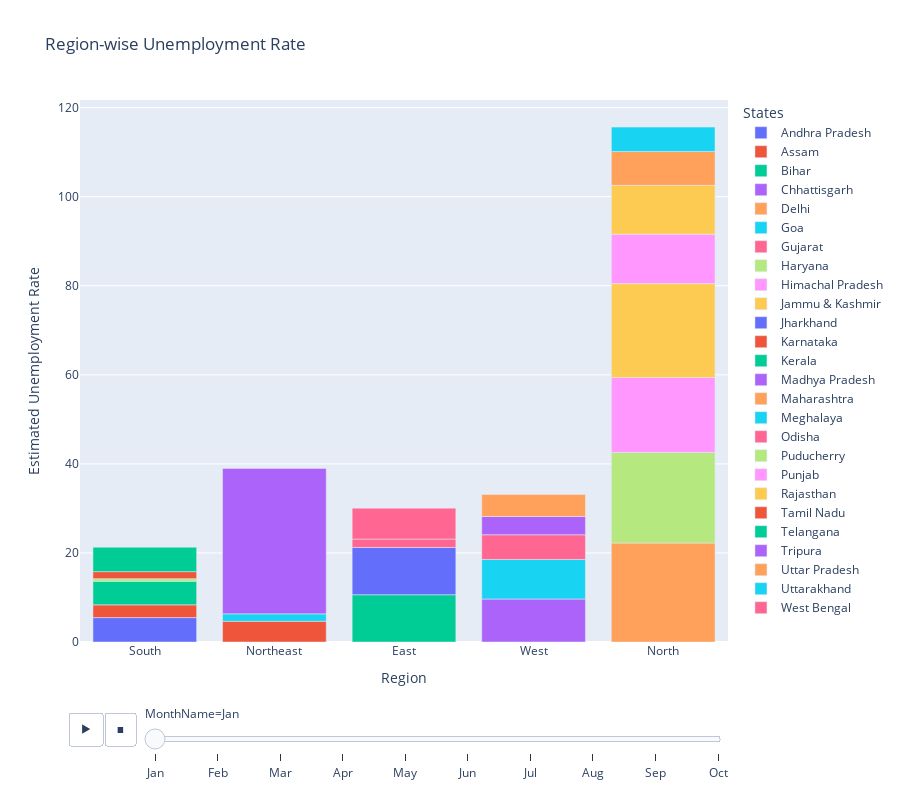

Source (notebook cell):
### Code cell
#plotting a "Bar-plot" to find the "unemployment rate" for each "Region" month-wise
fig = px.bar(df, 
             x='Region',
             y='Estimated Unemployment Rate',
             animation_frame = 'MonthName',
             color='States',
             title='Region-wise Unemployment Rate',
             height=800)

fig.layout.updatemenus[0].buttons[0].args[1]["frame"]["duration"] = 1500

fig.show()

### Figure 1 — Plotly figure (JSON) as saved in the notebook; plotly's stock layout.template omitted (floating-point values rounded to 4 significant figures)
{"data": [{"hovertemplate": "States=Andhra Pradesh<br>MonthName=Jan<br>Region=%{x}<br>Estimated Unemployment Rate=%{y}<extra></extra>", "legendgroup": "Andhra Pradesh", "marker": {"color": "#636efa", "pattern": {"shape": ""}}, "name": "Andhra Pradesh", "orientation": "v", "showlegend": true, "textposition": "auto", "type": "bar", "x": ["South"], "xaxis": "x", "y": [5.48], "yaxis": "y"}, {"hovertemplate": "States=Assam<br>MonthName=Jan<br>Region=%{x}<br>Estimated Unemployment Rate=%{y}<extra></extra>", "legendgroup": "Assam", "marker": {"color": "#EF553B", "pattern": {"shape": ""}}, "name": "Assam", "orientation": "v", "showlegend": true, "textposition": "auto", "type": "bar", "x": ["Northeast"], "xaxis": "x", "y": [4.66], "yaxis": "y"}, {"hovertemplate": "States=Bihar<br>MonthName=Jan<br>Region=%{x}<br>Estimated Unemployment Rate=%{y}<extra></extra>", "legendgroup": "Bihar", "marker": {"color": "#00cc96", "pattern": {"shape": ""}}, "name": "Bihar", "orientation": "v", "showlegend": true, "textposition": "auto", "type": "bar", "x": ["East"], "xaxis": "x", "y": [10.61], "yaxis": "y"}, {"hovertemplate": "States=Chhattisgarh<br>MonthName=Jan<br>Region=%{x}<br>Estimated Unemployment Rate=%{y}<extra></extra>", "legendgroup": "Chhattisgarh", "marker": {"color": "#ab63fa", "pattern": {"shape": ""}}, "name": "Chhattisgarh", "orientation": "v", "showlegend": true, "textposition": "auto", "type": "bar", "x": ["West"], "xaxis": "x", "y": [9.65], "yaxis": "y"}, {"hovertemplate": "States=Delhi<br>MonthName=Jan<br>Region=%{x}<br>Estimated Unemployment Rate=%{y}<extra></extra>", "legendgroup": "Delhi", "marker": {"color": "#FFA15A", "pattern": {"shape": ""}}, "name": "Delhi", "orientation": "v", "showlegend": true, "textposition": "auto", "type": "bar", "x": ["North"], "xaxis": "x", "y": [22.23], "yaxis": "y"}, {"hovertemplate": "States=Goa<br>MonthName=Jan<br>Region=%{x}<br>Estimated Unemployment Rate=%{y}<extra></extra>", "legendgroup": "Goa", "marker": {"color": "#19d3f3", "pattern": {"shape": ""}}, "name": "Goa", "orientation": "v", "showlegend": true, "textposition": "auto", "type": "bar", "x": ["West"], "xaxis": "x", "y": [8.89], "yaxis": "y"}, {"hovertemplate": "States=Gujarat<br>MonthName=Jan<br>Region=%{x}<br>Estimated Unemployment Rate=%{y}<extra></extra>", "legendgroup": "Gujarat", "marker": {"color": "#FF6692", "pattern": {"shape": ""}}, "name": "Gujarat", "orientation": "v", "showlegend": true, "textposition": "auto", "type": "bar", "x": ["West"], "xaxis": "x", "y": [5.54], "yaxis": "y"}, {"hovertemplate": "States=Haryana<br>MonthName=Jan<br>Region=%{x}<br>Estimated Unemployment Rate=%{y}<extra></extra>", "legendgroup": "Haryana", "marker": {"color": "#B6E880", "pattern": {"shape": ""}}, "name": "Haryana", "orientation": "v", "showlegend": true, "textposition": "auto", "type": "bar", "x": ["North"], "xaxis": "x", "y": [20.34], "yaxis": "y"}, {"hovertemplate": "States=Himachal Pradesh<br>MonthName=Jan<br>Region=%{x}<br>Estimated Unemployment Rate=%{y}<extra></extra>", "legendgroup": "Himachal Pradesh", "marker": {"color": "#FF97FF", "pattern": {"shape": ""}}, "name": "Himachal Pradesh", "orientation": "v", "showlegend": true, "textposition": "auto", "type": "bar", "x": ["North"], "xaxis": "x", "y": [16.83], "yaxis": "y"}, {"hovertemplate": "States=Jammu & Kashmir<br>MonthName=Jan<br>Region=%{x}<br>Estimated Unemployment Rate=%{y}<extra></extra>", "legendgroup": "Jammu & Kashmir", "marker": {"color": "#FECB52", "pattern": {"shape": ""}}, "name": "Jammu & Kashmir", "orientation": "v", "showlegend": true, "textposition": "auto", "type": "bar", "x": ["North"], "xaxis": "x", "y": [21.08], "yaxis": "y"}, {"hovertemplate": "States=Jharkhand<br>MonthName=Jan<br>Region=%{x}<br>Estimated Unemployment Rate=%{y}<extra></extra>", "legendgroup": "Jharkhand", "marker": {"color": "#636efa", "pattern": {"shape": ""}}, "name": "Jharkhand", "orientation": "v", "showlegend": true, "textposition": "auto", "type": "bar", "x": ["East"], "xaxis": "x", "y": [10.61], "yaxis": "y"}, {"hovertemplate": "States=Karnataka<br>MonthName=Jan<br>Region=%{x}<br>Estimated Unemployment Rate=%{y}<extra></extra>", "legendgroup": "Karnataka", "marker": {"color": "#EF553B", "pattern": {"shape": ""}}, "name": "Karnataka", "orientation": "v", "showlegend": true, "textposition": "auto", "type": "bar", "x": ["South"], "xaxis": "x", "y": [2.86], "yaxis": "y"}, {"hovertemplate": "States=Kerala<br>MonthName=Jan<br>Region=%{x}<br>Estimated Unemployment Rate=%{y}<extra></extra>", "legendgroup": "Kerala", "marker": {"color": "#00cc96", "pattern": {"shape": ""}}, "name": "Kerala", "orientation": "v", "showlegend": true, "textposition": "auto", "type": "bar", "x": ["South"], "xaxis": "x", "y": [5.31], "yaxis": "y"}, {"hovertemplate": "States=Madhya Pradesh<br>MonthName=Jan<br>Region=%{x}<br>Estimated Unemployment Rate=%{y}<extra></extra>", "legendgroup": "Madhya Pradesh", "marker": {"color": "#ab63fa", "pattern": {"shape": ""}}, "name": "Madhya Pradesh", "orientation": "v", "showlegend": true, "textposition": "auto", "type": "bar", "x": ["West"], "xaxis": "x", "y": [4.11], "yaxis": "y"}, {"hovertemplate": "States=Maharashtra<br>MonthName=Jan<br>Region=%{x}<br>Estimated Unemployment Rate=%{y}<extra></extra>", "legendgroup": "Maharashtra", "marker": {"color": "#FFA15A", "pattern": {"shape": ""}}, "name": "Maharashtra", "orientation": "v", "showlegend": true, "textposition": "auto", "type": "bar", "x": ["West"], "xaxis": "x", "y": [4.95], "yaxis": "y"}, {"hovertemplate": "States=Meghalaya<br>MonthName=Jan<br>Region=%{x}<br>Estimated Unemployment Rate=%{y}<extra></extra>", "legendgroup": "Meghalaya", "marker": {"color": "#19d3f3", "pattern": {"shape": ""}}, "name": "Meghalaya", "orientation": "v", "showlegend": true, "textposition": "auto", "type": "bar", "x": ["Northeast"], "xaxis": "x", "y": [1.66], "yaxis": "y"}, {"hovertemplate": "States=Odisha<br>MonthName=Jan<br>Region=%{x}<br>Estimated Unemployment Rate=%{y}<extra></extra>", "legendgroup": "Odisha", "marker": {"color": "#FF6692", "pattern": {"shape": ""}}, "name": "Odisha", "orientation": "v", "showlegend": true, "textposition": "auto", "type": "bar", "x": ["East"], "xaxis": "x", "y": [1.9], "yaxis": "y"}, {"hovertemplate": "States=Puducherry<br>MonthName=Jan<br>Region=%{x}<br>Estimated Unemployment Rate=%{y}<extra></extra>", "legendgroup": "Puducherry", "marker": {"color": "#B6E880", "pattern": {"shape": ""}}, "name": "Puducherry", "orientation": "v", "showlegend": true, "textposition": "auto", "type": "bar", "x": ["South"], "xaxis": "x", "y": [0.58], "yaxis": "y"}, {"hovertemplate": "States=Punjab<br>MonthName=Jan<br>Region=%{x}<br>Estimated Unemployment Rate=%{y}<extra></extra>", "legendgroup": "Punjab", "marker": {"color": "#FF97FF", "pattern": {"shape": ""}}, "name": "Punjab", "orientation": "v", "showlegend": true, "textposition": "auto", "type": "bar", "x": ["North"], "xaxis": "x", "y": [11.11], "yaxis": "y"}, {"hovertemplate": "States=Rajasthan<br>MonthName=Jan<br>Region=%{x}<br>Estimated Unemployment Rate=%{y}<extra></extra>", "legendgroup": "Rajasthan", "marker": {"color": "#FECB52", "pattern": {"shape": ""}}, "name": "Rajasthan", "orientation": "v", "showlegend": true, "textposition": "auto", "type": "bar", "x": ["North"], "xaxis": "x", "y": [10.97], "yaxis": "y"}, {"hovertemplate": "States=Tamil Nadu<br>MonthName=Jan<br>Region=%{x}<br>Estimated Unemployment Rate=%{y}<extra></extra>", "legendgroup": "Tamil Nadu", "marker": {"color": "#EF553B", "pattern": {"shape": ""}}, "name": "Tamil Nadu", "orientation": "v", "showlegend": true, "textposition": "auto", "type": "bar", "x": ["South"], "xaxis": "x", "y": [1.57], "yaxis": "y"}, {"hovertemplate": "States=Telangana<br>MonthName=Jan<br>Region=%{x}<br>Estimated Unemployment Rate=%{y}<extra></extra>", "legendgroup": "Telangana", "marker": {"color": "#00cc96", "pattern": {"shape": ""}}, "name": "Telangana", "orientation": "v", "showlegend": true, "textposition": "auto", "type": "bar", "x": ["South"], "xaxis": "x", "y": [5.49], "yaxis": "y"}, {"hovertemplate": "States=Tripura<br>MonthName=Jan<br>Region=%{x}<br>Estimated Unemployment Rate=%{y}<extra></extra>", "legendgroup": "Tripura", "marker": {"color": "#ab63fa", "pattern": {"shape": ""}}, "name": "Tripura", "orientation": "v", "showlegend": true, "textposition": "auto", "type": "bar", "x": ["Northeast"], "xaxis": "x", "y": [32.67], "yaxis": "y"}, {"hovertemplate": "States=Uttar Pradesh<br>MonthName=Jan<br>Region=%{x}<br>Estimated Unemployment Rate=%{y}<extra></extra>", "legendgroup": "Uttar Pradesh", "marker": {"color": "#FFA15A", "pattern": {"shape": ""}}, "name": "Uttar Pradesh", "orientation": "v", "showlegend": true, "textposition": "auto", "type": "bar", "x": ["North"], "xaxis": "x", "y": [7.58], "yaxis": "y"}, {"hovertemplate": "States=Uttarakhand<br>MonthName=Jan<br>Region=%{x}<br>Estimated Unemployment Rate=%{y}<extra></extra>", "legendgroup": "Uttarakhand", "marker": {"color": "#19d3f3", "pattern": {"shape": ""}}, "name": "Uttarakhand", "orientation": "v", "showlegend": true, "textposition": "auto", "type": "bar", "x": ["North"], "xaxis": "x", "y": [5.49], "yaxis": "y"}, {"hovertemplate": "States=West Bengal<br>MonthName=Jan<br>Region=%{x}<br>Estimated Unemployment Rate=%{y}<extra></extra>", "legendgroup": "West Bengal", "marker": {"color": "#FF6692", "pattern": {"shape": ""}}, "name": "West Bengal", "orientation": "v", "showlegend": true, "textposition": "auto", "type": "bar", "x": ["East"], "xaxis": "x", "y": [6.94], "yaxis": "y"}], "layout": {"barmode": "relative", "height": 800, "legend": {"title": {"text": "States"}, "tracegroupgap": 0}, "sliders": [{"active": 0, "currentvalue": {"prefix": "MonthName="}, "len": 0.9, "pad": {"b": 10, "t": 60}, "steps": [{"args": [["Jan"], {"frame": {"duration": 0, "redraw": true}, "fromcurrent": true, "mode": "immediate", "transition": {"duration": 0, "easing": "linear"}}], "label": "Jan", "method": "animate"}, {"args": [["Feb"], {"frame": {"duration": 0, "redraw": true}, "fromcurrent": true, "mode": "immediate", "transition": {"duration": 0, "easing": "linear"}}], "label": "Feb", "method": "animate"}, {"args": [["Mar"], {"frame": {"duration": 0, "redraw": true}, "fromcurrent": true, "mode": "immediate", "transition": {"duration": 0, "easing": "linear"}}], "label": "Mar", "method": "animate"}, {"args": [["Apr"], {"frame": {"duration": 0, "redraw": true}, "fromcurrent": true, "mode": "immediate", "transition": {"duration": 0, "easing": "linear"}}], "label": "Apr", "method": "animate"}, {"args": [["May"], {"frame": {"duration": 0, "redraw": true}, "fromcurrent": true, "mode": "immediate", "transition": {"duration": 0, "easing": "linear"}}], "label": "May", "method": "animate"}, {"args": [["Jun"], {"frame": {"duration": 0, "redraw": true}, "fromcurrent": true, "mode": "immediate", "transition": {"duration": 0, "easing": "linear"}}], "label": "Jun", "method": "animate"}, {"args": [["Jul"], {"frame": {"duration": 0, "redraw": true}, "fromcurrent": true, "mode": "immediate", "transition": {"duration": 0, "easing": "linear"}}], "label": "Jul", "method": "animate"}, {"args": [["Aug"], {"frame": {"duration": 0, "redraw": true}, "fromcurrent": true, "mode": "immediate", "transition": {"duration": 0, "easing": "linear"}}], "label": "Aug", "method": "animate"}, {"args": [["Sep"], {"frame": {"duration": 0, "redraw": true}, "fromcurrent": true, "mode": "immediate", "transition": {"duration": 0, "easing": "linear"}}], "label": "Sep", "method": "animate"}, {"args": [["Oct"], {"frame": {"duration": 0, "redraw": true}, "fromcurrent": true, "mode": "immediate", "transition": {"duration": 0, "easing": "linear"}}], "label": "Oct", "method": "animate"}], "x": 0.1, "xanchor": "left", "y": 0, "yanchor": "top"}], "title": {"text": "Region-wise Unemployment Rate"}, "updatemenus": [{"buttons": [{"args": [null, {"frame": {"duration": 1500, "redraw": true}, "fromcurrent": true, "mode": "immediate", "transition": {"duration": 500, "easing": "linear"}}], "label": "&#9654;", "method": "animate"}, {"args": [[null], {"frame": {"duration": 0, "redraw": true}, "fromcurrent": true, "mode": "immediate", "transition": {"duration": 0, "easing": "linear"}}], "label": "&#9724;", "method": "animate"}], "direction": "left", "pad": {"r": 10, "t": 70}, "showactive": false, "type": "buttons", "x": 0.1, "xanchor": "right", "y": 0, "yanchor": "top"}], "xaxis": {"anchor": "y", "domain": [0, 1], "title": {"text": "Region"}}, "yaxis": {"anchor": "x", "domain": [0, 1], "title": {"text": "Estimated Unemployment Rate"}}}}
